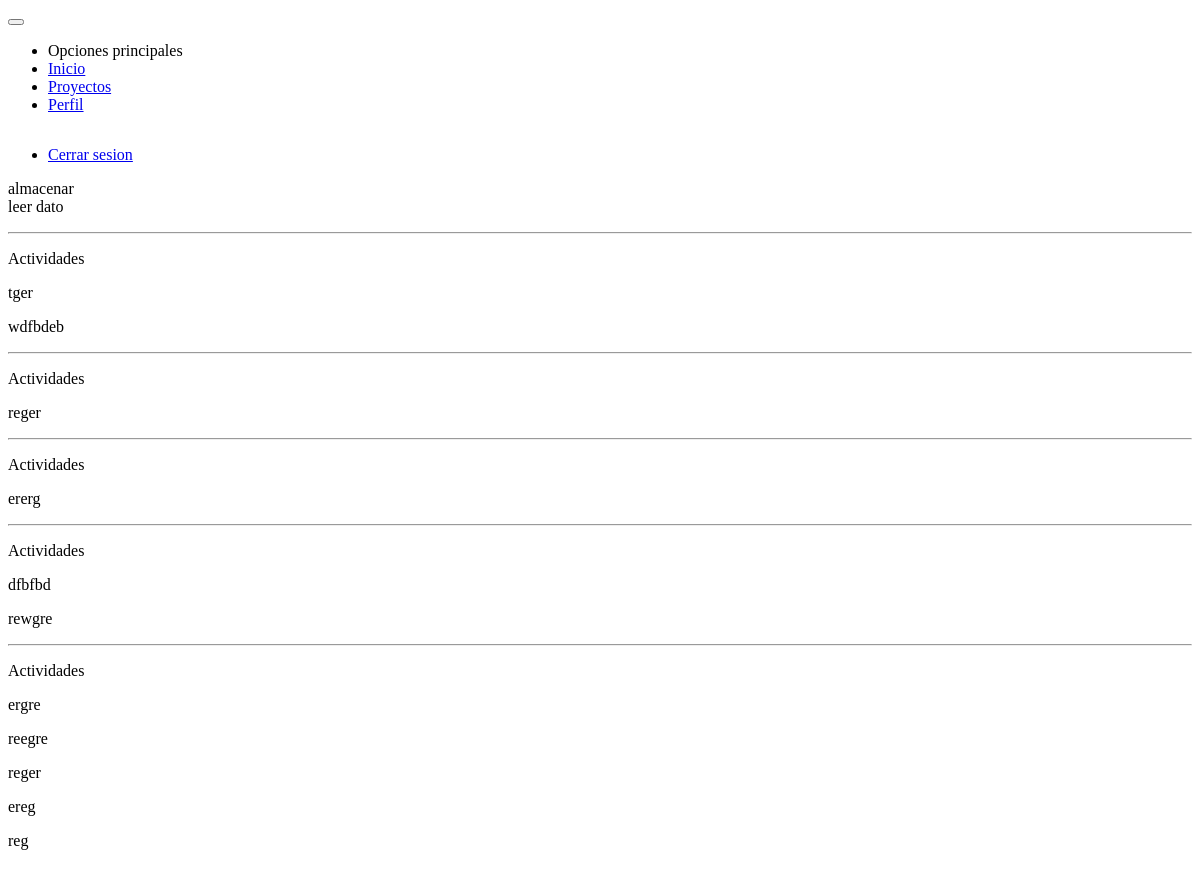
/proyectos/ver/almacenar/ (signed in), run on an earlier commit of the app's database.
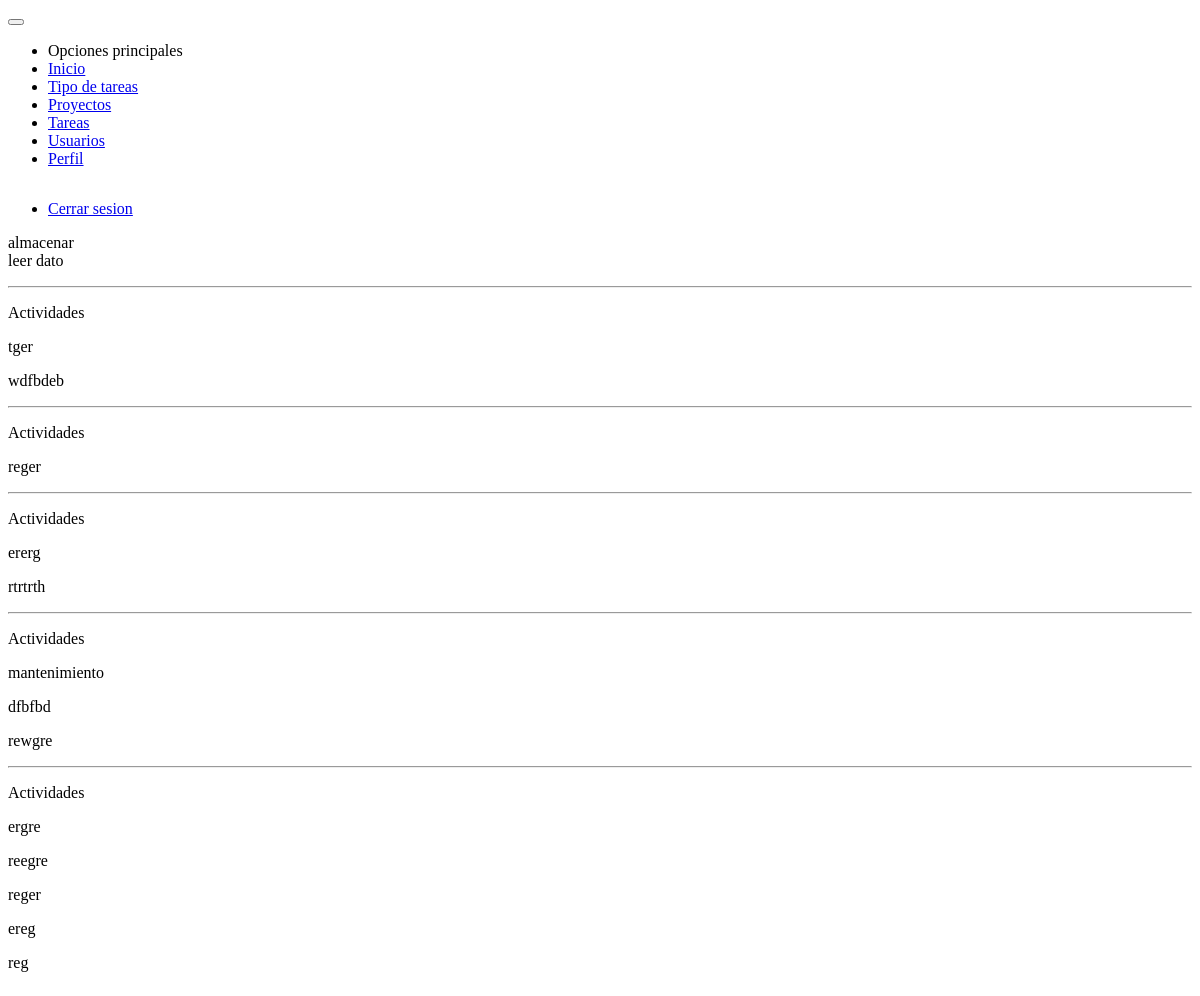
And on a later commit of the database.
### tasks/models.py (models this page shows)
class Task(models.Model):
    project = models.ForeignKey(Project, on_delete=models.CASCADE)
    type_task = models.ForeignKey(TypeTask, on_delete=models.CASCADE)
    task = models.CharField(max_length=50)
    description = models.TextField()
    state = models.BooleanField(default=False)
    porcentage = models.IntegerField(default=0)
    slug = models.SlugField(max_length=60, unique=True)
    created_at = models.DateTimeField(auto_now_add=timezone.now())
    updated_at = models.DateTimeField(auto_now=timezone.now())
    def __str__(self):
        return self.task

class Activities(models.Model):
    name = models.CharField(max_length=50)
    process = models.BooleanField(default=False)
    task = models.ForeignKey(Task, on_delete=models.CASCADE)
    created_at = models.DateTimeField(auto_now_add=timezone.now())
    def __str__(self):
        return self.name

### projects/views.py (the view)
# urls.py: path('proyectos/ver/<slug>/', views.ProjectView.as_view(), name='view_project'),
class ProjectView(LoginRequiredMixin, DetailView):
    login_url = 'users:login'
    template_name = 'projects/view_project.html'
    def get_queryset(self):
        developer = User.objects.filter(pk=self.request.user.pk).first()
        return Project.objects.filter(developer=developer).annotate(Count('task__activities'))

### projects/templates/projects/view_project.html
{% extends 'base.html' %}
{% block content %}
    <div class="card text-center">
        <div class="card-content m-2">
            <div class="card-title">{{ object.name }}</div>
            <div class="row">
                {% for task in object.task_set.all %}
                    <div class="cell-sm-12 cell-md-3">
                        <div class="card">
                            <div class="card-content m-2">
                                <div class="card-title">{{ task }}</div>
                                <p>{{ task.description }}</p>
                                <hr>
                                <p class="card-title">Actividades</p>
                                {% for activities in task.activities_set.all  %}
                                    <p>{{ activities }}</p>
                                {% endfor %}
                            </div>
                        </div>
                    </div>
                {% endfor %}
            </div>
        </div>
    </div>
{% endblock %}

What changed in the data, as far as the page shows it:
changed Task "ererg": description (not shown) → "rtrtrth"
added Activities: name "mantenimiento", shown under Task "ererg"
Also different on the page:
text now shown: "Tipo de tareas Tareas Usuarios"
